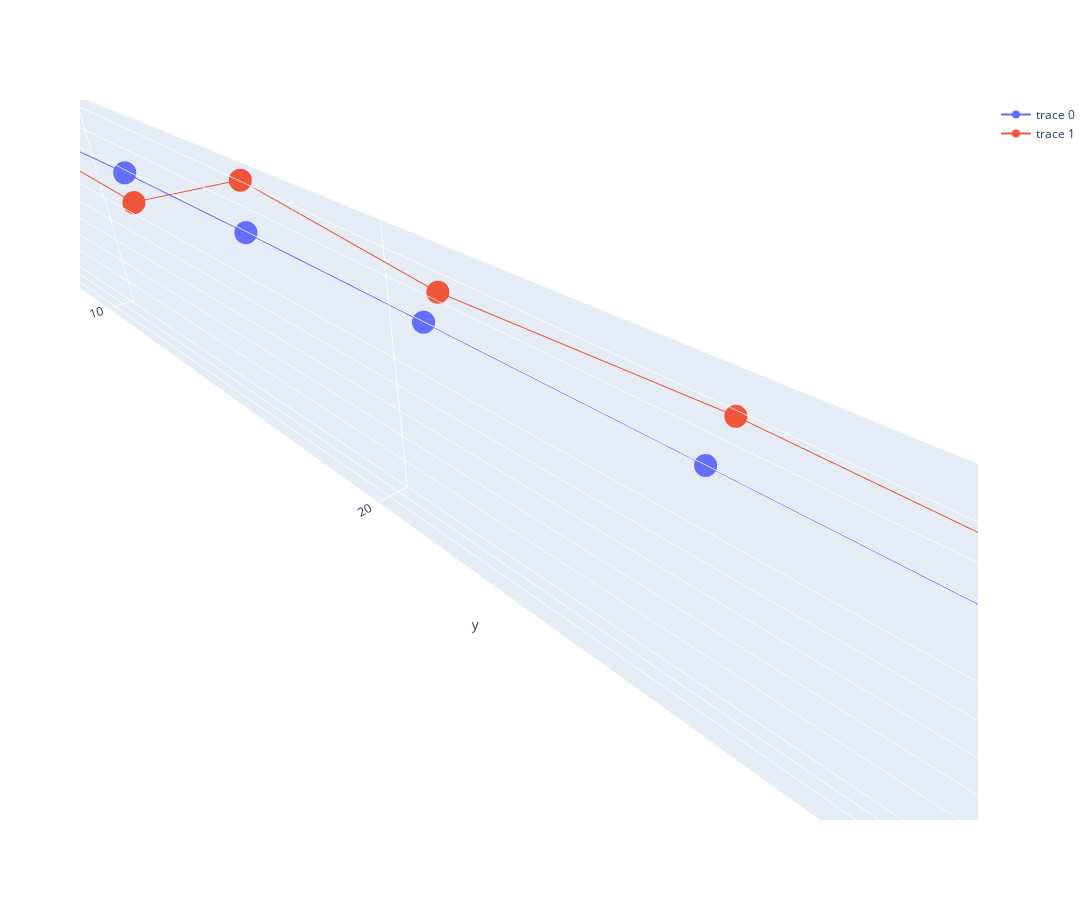

The notebook cell saved with this chart:
### Code cell
# Plot trajectories
est_traj_trace = go.Scatter3d(x=traj_est[:,0], y=traj_est[:,1], z=traj_est[:,2])
fig = go.Figure(data=[gt_traj_trace, est_traj_trace])
fig.update_layout(width=1500, height=900, scene=dict(aspectmode='data'))
fig.show()
